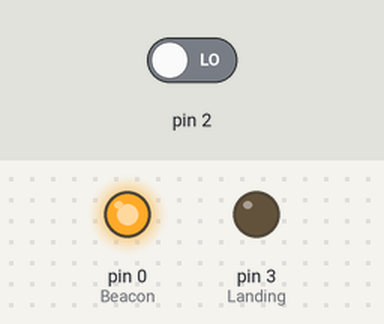
This sketch was run on a simulated Arduino Uno, built with avr-gcc and run on an emulated ATmega328P. Shown: output pins drawn as LEDs (lit = HIGH). Inputs (shaded band) come from the test bench; at power-on: pin 2 LOW. Pins used as bus, display or sensor lines are not drawn.

Above: at 0.03 s.
At 2.87 s:
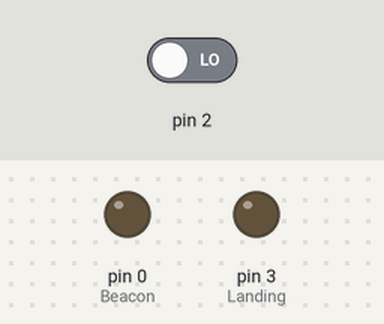
Timing chart, 0 to 3.2 s (numbered marks = the images above):
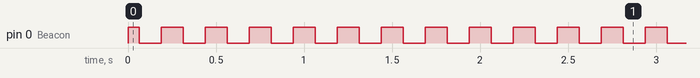

The sketch:

Aircraft_Navigation_Lights_Demo.ino
```cpp
// (licence header left out)
//Pin Number Assignments:
const int wStrobe = 1;                //White wingtip strobes
const int Beacon = 0;                 //Red for & aft rotating beacons
const int Landing = 3;                //White landing lights
const int tStrobe = 4;                //White aft strobe

//LED States:
int wStrobeState = LOW;               //LED states to set LED
int BeaconState = LOW;
int tStrobeState = LOW;

//Time Variables:
unsigned long wStrobePreviousMillis = 0;     //Last time LED was updated
unsigned long tStrobePreviousMillis = 0;

volatile int pwm_value = 0;           //volotile variables for pwm measurement
volatile int prev_time = 0;

//Intervals                          //Sets time intervals for each on/off period
const long wStrobeON = 3;            //Time on in milliseconds
const long wStrobeOFF = 25;          //Time off in milliseconds
const long BeaconPeriod = 250;       //SINE period
const long tStrobeON = 7;            //Time on in milliseconds
const long tStrobeOFF = 50;          //Time off in milliseconds

void setup() {
  pinMode(wStrobe, OUTPUT);          //sets LED pins as outputs
  pinMode(Landing, OUTPUT);
  pinMode(tStrobe, OUTPUT);

  attachInterrupt(0, rising, RISING);    //When D2 goes high, call the RISING function
}

void loop() {
  unsigned long CurrentMillis = millis();

  //Landing Lights:
  if (pwm_value > 750) {                //If pulse width is larger than 750ms, landing lights should be on.
    digitalWrite(Landing, HIGH);
  }
  else {
    digitalWrite(Landing, LOW);
  }

  //wStrobe:
  if ((wStrobeState == HIGH) && (CurrentMillis - wStrobePreviousMillis >= wStrobeON)) {           //If wStrobe is on and it is time to turn it off...
    wStrobeState = LOW;               //Turn it off
    wStrobePreviousMillis = CurrentMillis;    //Remember the time
    digitalWrite(wStrobe, wStrobeState);      //Update the actual LED
  }
  else if ((wStrobeState == LOW) && (CurrentMillis - wStrobePreviousMillis >= wStrobeOFF)) {
    wStrobeState = HIGH;              //Turn it on
    wStrobePreviousMillis = CurrentMillis;    //Remember the time
    digitalWrite(wStrobe, wStrobeState);      //Update the actual LED
  }

  //Beacon (Sinusoidal Pulse):
  BeaconState = 128 + 127 * cos(2 * PI / BeaconPeriod * CurrentMillis); //Sets beacon state to follow a Sin wave depending on time
  analogWrite(Beacon, BeaconState);            //Sets analog output to match BeaconState

  //tStrobe:
  if ((tStrobeState == HIGH) && (CurrentMillis - tStrobePreviousMillis >= tStrobeON)) {           //If tStrobe is on and it is time to turn it off...
    tStrobeState = LOW;               //Turn it off
    tStrobePreviousMillis = CurrentMillis;    //Remember the time
    digitalWrite(tStrobe, tStrobeState);      //Update the LED
  }
  else if ((tStrobeState == LOW) && (CurrentMillis - tStrobePreviousMillis >= tStrobeOFF)) {
    tStrobeState = HIGH;              //Turn it on
    tStrobePreviousMillis = CurrentMillis;    //Remember the time
    digitalWrite(tStrobe, tStrobeState);      //Update the LED
  }
}

//functions for PWM Landing Gear channel measurement:
void rising() {
  attachInterrupt(0, falling, FALLING);
  prev_time = micros();
}

void falling() {
  attachInterrupt(0, rising, RISING);
  pwm_value = micros() - prev_time;
}
```

Measured:
- by itself, pin 0 (Beacon): repeats every 0.25 s: LOW 0.13 s, HIGH 0.12 s
